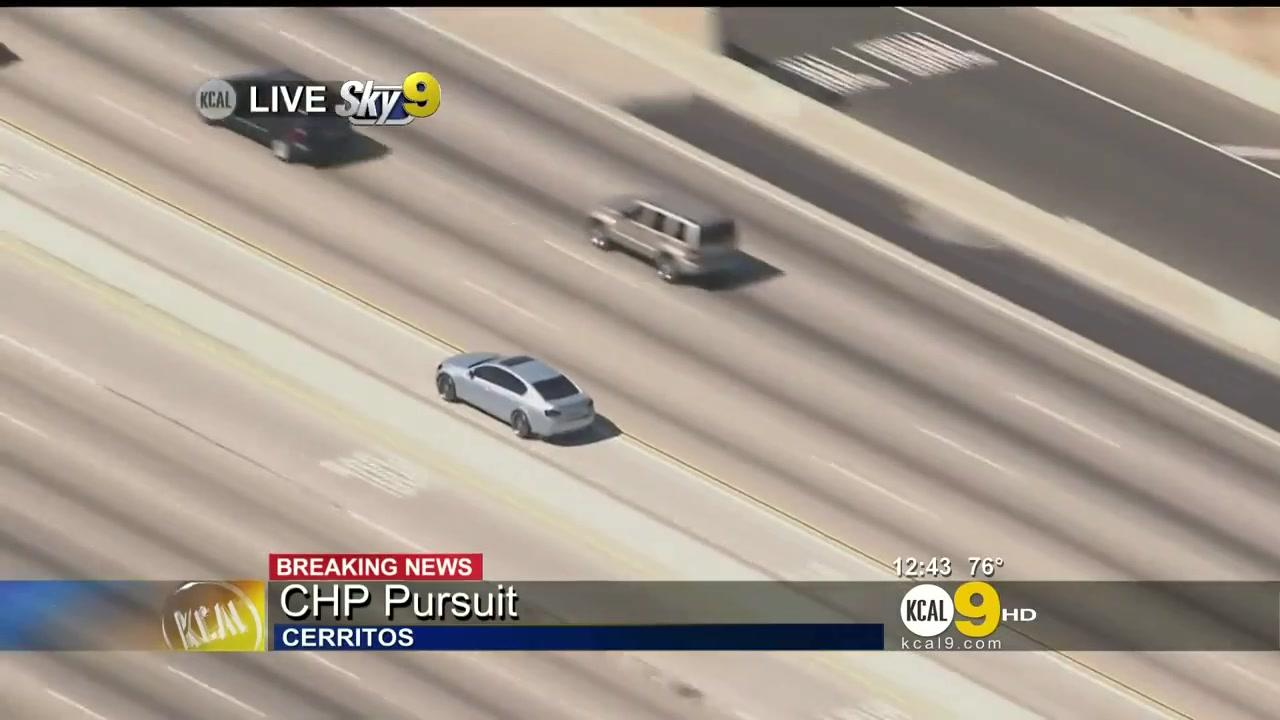
#> input picture data/CarChase1/img/00006.jpg, 1280 x 720 px, given as the content of the folder output/kalman/DriftCar1, which was not available
$ python display.py
#> lines starting #> are read from the running program, lines starting #| are printed output that depends on the picture; after the words box and inside, x2 and y2 are one past the last pixel; in counts of white or black regions, pixels touching at a corner belong together; pictures that were not available may be replaced by others from this repository, and a replacement may not be noted
import cv2
import os
import numpy as np

DATA_SETS = ["CarChase1", "CarChase2", 'KinBall3',
             'DriftCar1', 'Boxing1', 'Elephants']
DATASET_NUMBER = 3
DATASET_NAME = DATA_SETS[DATASET_NUMBER]

OUTPUT_PATH = "output/"
SAVE_IMAGES = True

TRACKERS = ['kalman', 'particle', 'meanshift']


# TRACKERS = ['meanshift', 'meanshift_kalman', 'meanshift_particle']

if __name__ == '__main__':

    output_path = 'output/'

    image_list = {}
    for tracker in TRACKERS:
        path = os.path.join(os.path.join(output_path, tracker), DATASET_NAME)
        images = os.listdir(path)
        images.sort()
        image_list[tracker] = images

    for i in range(540):
        frames = []
        for tracker in TRACKERS:
            path = os.path.join(os.path.join(output_path, tracker), DATASET_NAME)
            image_name = image_list[tracker][i]
            path = os.path.join(path, image_name)
            frame = cv2.imread(path)
#> frame is the input picture: shape (720, 1280, 3); mean B, G, R 142.2, 153.6, 164.9

            frame = cv2.putText(frame, tracker, (50, 50), cv2.FONT_HERSHEY_SIMPLEX,
                                1, (50, 50, 50), 2, cv2.LINE_AA)
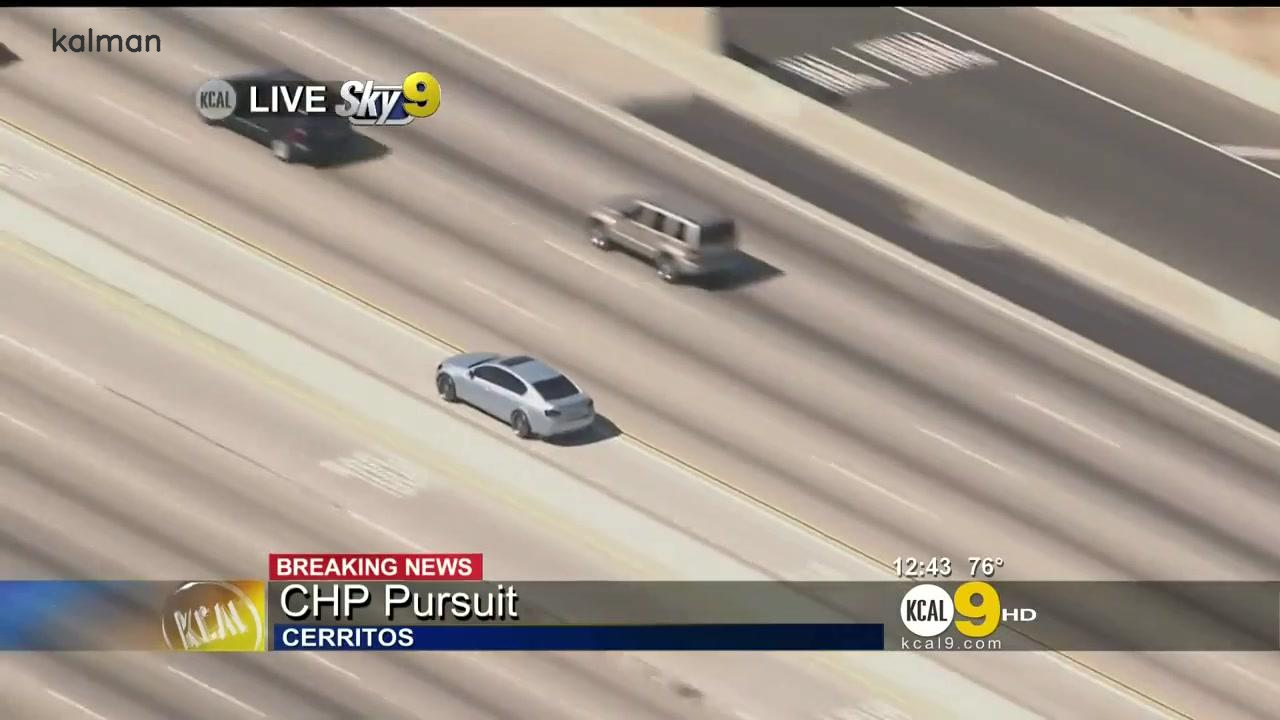
#> frame: shape (720, 1280, 3); 0.14% of pixels changed, all inside (x1, y1, x2, y2) = (52, 28, 161, 53)
            frame = cv2.resize(frame, (640, 480))
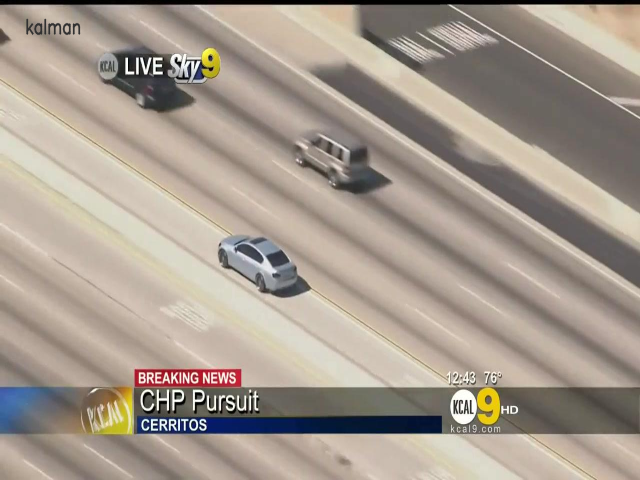
#> frame: shape (480, 640, 3); mean B, G, R 142.1, 153.5, 164.8
            frames.append(frame)

        combined_image = np.hstack(frames)
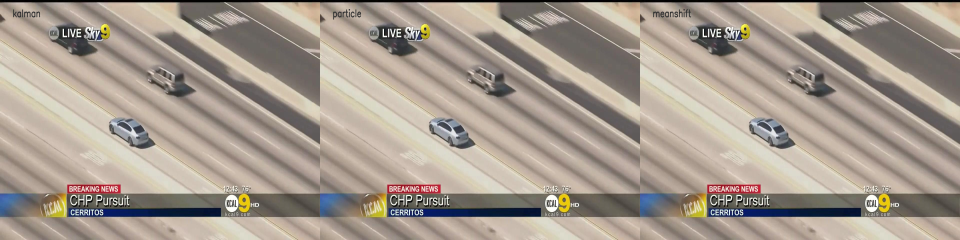
#> combined_image: shape (480, 1920, 3) (shown at 1/2 size); mean B, G, R 142, 153.5, 164.7
#> (the run stopped early here; a loop or call above may not have finished)
